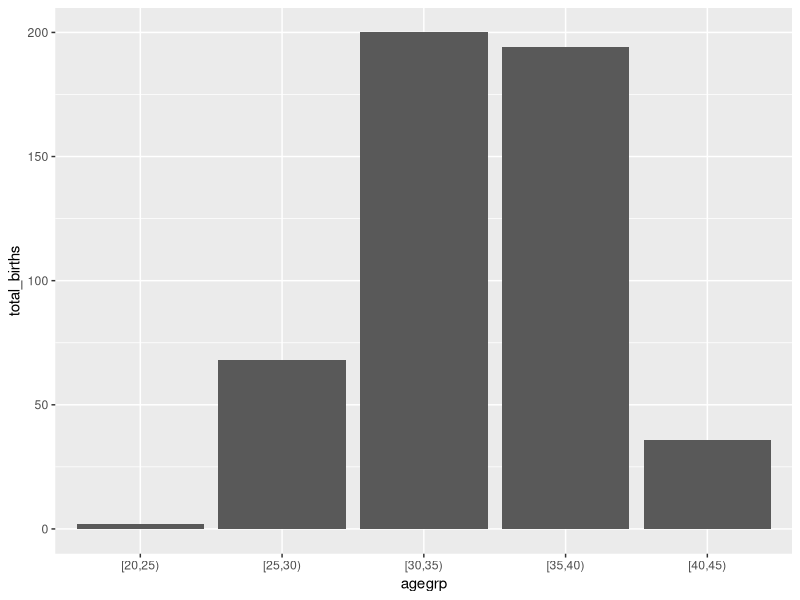
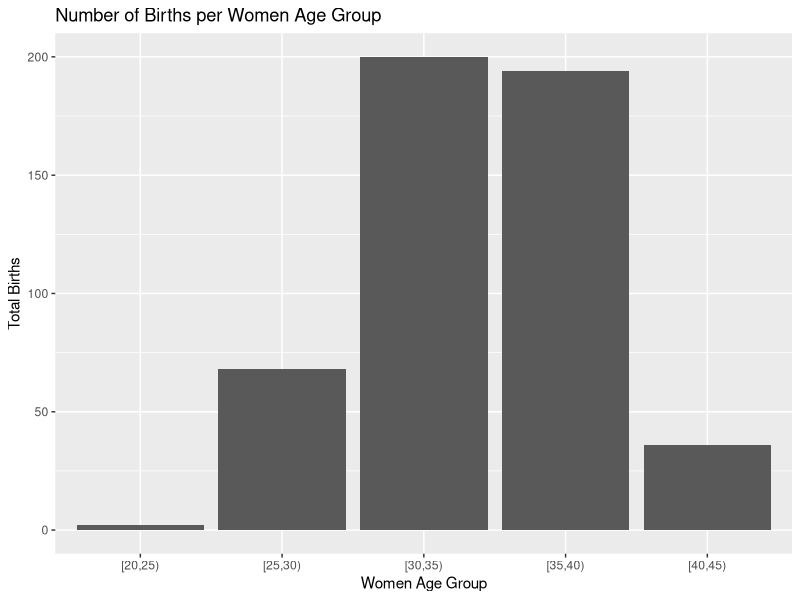

The R source for these figures, in order:
## ----include=FALSE------------------------------------------------------------
knitr::opts_chunk$set(results = "markup", prefix.string = "./graph/tidyverse")


## -----------------------------------------------------------------------------
library(Epi)
suppressPackageStartupMessages(library(tidyverse))
data(births)


## -----------------------------------------------------------------------------
class(births)
head(births)


## -----------------------------------------------------------------------------
str(births)


## -----------------------------------------------------------------------------
births_tbl <- as_tibble(births)

class(births_tbl)
births_tbl

# another way to visualize data set is to use glimpse function
glimpse(births_tbl)


## -----------------------------------------------------------------------------
head(births, 4)
births |> head(4)


## -----------------------------------------------------------------------------
4 %>% head(births, .)


## -----------------------------------------------------------------------------
4 |> head(births, pos=_)


## -----------------------------------------------------------------------------
births_tbl <-
  births_tbl |>
  mutate(
    # modify hyp varible (conversion into factor)
    hyp = 
      factor(
        hyp, 
        levels = c(0, 1), 
        labels = c("normal", "hyper")
      ),
    # creating a new variable aggrep
    agegrp = 
      cut(
        matage, 
        breaks = c(20, 25, 30, 35, 40, 45), 
        right = FALSE
      ),
    # modify sex variable (conversion into factor)
    sex = 
      factor(
        sex, 
        levels = c(1, 2), 
        labels = c("M", "F")
      ),
    # creating a new variable gest4 with case_when instead of cut
    gest4 =
      case_when(
        gestwks < 25 ~ "less than 25 weeks",
        gestwks >= 25 & gestwks < 30 ~ "25-30 weeks",
        gestwks >= 30 & gestwks < 35 ~ "30-35 weeks",
        gestwks >= 35 ~ "more than 35 weeks"
      )
  )

births_tbl


## -----------------------------------------------------------------------------
births_tbl |>
  # select only id, women age group, sex 
  # and birth weight of the baby
  select(id, agegrp, sex, bweight) |>
  # keep only babies weighing more than 4000g
  filter(bweight > 4000)


## -----------------------------------------------------------------------------
births_tbl |>
  # select only id, women age group, sex 
  # and birth weight of the baby
  select(
    id,
    "Age group" = agegrp,
    Sex = sex,
    "Birth weight" = bweight
  ) |>
  # rearrange rows to put the heaviest newborn on top
  arrange(desc(`Birth weight`))


## -----------------------------------------------------------------------------
births_tbl |>
  # select only id, women age group, sex 
  # and birth weight of the baby
  select(
    id,
    "Age group" = agegrp,
    Sex = sex,
    "Birth weight" = bweight
  ) |>
  # rearrange rows to put the heaviest newborn on top
  arrange(Sex, desc(`Birth weight`))


## -----------------------------------------------------------------------------
births.01 <-
  births_tbl |>
  # group the data according to the sex attribute
  group_by(sex) |>
  # count the number of rows/individuals in each group
  summarise(
    count = n()
  )
births.01


## -----------------------------------------------------------------------------
births.02 <-
  births.01 |>
  mutate(
    percent = count / sum(count) * 100
  )


## -----------------------------------------------------------------------------
births.03 <-
  births_tbl |>
  select(gest4, sex, gestwks, bweight, matage) |>
  group_by(gest4, sex) |>
  summarise(
    across(
      where(is.numeric),
      ~ mean(.x, na.rm = TRUE)
    ),
    .groups = "drop"
  )
births.03


## -----------------------------------------------------------------------------
births.03 |>
  rename_with(toupper, where(~ !is.numeric(.x)))


## -----------------------------------------------------------------------------
births.05 <-
  births_tbl |>
  group_by(sex) |>
  summarise(
    count = n(),
    bweight.mean = mean(bweight)
  )
births.05


## -----------------------------------------------------------------------------
births.05 |>
  summarise(
    count.tot = sum(count),
    bweight.mean.tot = weighted.mean(bweight.mean, count)
  )

# this is equivalent to
births_tbl |>
  summarise(
    count.tot = n(),
    bweight.mean.tot = mean(bweight)
  )


## -----------------------------------------------------------------------------
births.06 <-
  births_tbl |>
  group_by(sex, lowbw) |>
  summarise(
    count = n()
  )
births.06


## -----------------------------------------------------------------------------
births.06 |>
  mutate(
    percent = count / sum(count) * 100
  )

births.06 |>
  ungroup() |>
  mutate(
    percent = count / sum(count) * 100
  )


## ----message = FALSE----------------------------------------------------------
# this tibble will still be grouped by sex
births_tbl |>
  group_by(sex, lowbw) |>
  summarise(
    count = n()
  )

# this tibble will be group free
births_tbl |>
  group_by(sex, lowbw) |>
  summarise(
    count = n(),
    .groups = "drop"
  )


## -----------------------------------------------------------------------------
births_tbl |>
  group_by(gest4) |>
  summarise(
    count = n(),
    bweight.mean = mean(bweight)
  )


## -----------------------------------------------------------------------------
births_tbl |>
  # keep only the newborn with defined gesational time category
  filter(
    !is.na(gest4)
  ) |>
  group_by(lowbw, gest4) |>
  # compute the number of babies in each cross category
  summarise(
    count = n()
  ) |>
  # compute the percentage of babies in each gestational 
  # time category per birth weight category
  mutate(
    percent = count / sum(count, na.rm = TRUE)
  )


## -----------------------------------------------------------------------------
births_tbl |>
  filter(
    !is.na(gest4)
  ) |>
  group_by(gest4, lowbw) |>
  summarise(
    count = n()
  ) |>
  # compute the percentage of babies in each birth weight category
  # per gestational time category
  mutate(
    percent = count / sum(count, na.rm = TRUE)
  )


## -----------------------------------------------------------------------------
age <-
  tibble(
    pid = 1:6,
    age = sample(15:25, size = 6, replace = TRUE)
  )

center <-
  tibble(
    pid = c(1, 2, 3, 4, 10),
    center = c("A", "B", "A", "B", "C")
  )

age
center


## -----------------------------------------------------------------------------
bind_rows(age, center)


## -----------------------------------------------------------------------------
# all individuals from ages are kept
left_join(age, center, by = c("pid"))
# everithing is kept
full_join(age, center, by = c("pid"))
# only the individuals present in both dataset are kept
inner_join(age, center, by = c("pid"))


## -----------------------------------------------------------------------------
inner_join(age, center, by = c("pid")) |>
  group_by(center) |>
  summarise(
    mean_age = mean(age)
  )


## -----------------------------------------------------------------------------
birth_per_ageg <- births_tbl |>
  group_by(agegrp) |>
  summarise(total_births = n())


## -----------------------------------------------------------------------------
(gg.01 <-
  ggplot(birth_per_ageg, aes(x = agegrp, y = total_births)) +
  geom_bar(stat = "identity"))


## -----------------------------------------------------------------------------
(gg.02 <-
  gg.01 +
  xlab("Women Age Group") +
  ylab("Total Births") +
  ggtitle("Number of Births per Women Age Group"))


## -----------------------------------------------------------------------------
birth_per_ageg

birth_per_ageg_wide <-
  birth_per_ageg |>
  pivot_wider(
    names_from = "agegrp", 
    values_from = "total_births"
  )

birth_per_ageg_wide


## -----------------------------------------------------------------------------
birth_per_ageg_long <-
  birth_per_ageg_wide |>
  pivot_longer(
    cols = 1:5, 
    names_to = "agegrp", 
    values_to = "total_births"
  )

birth_per_ageg_long


## -----------------------------------------------------------------------------
identical(birth_per_ageg, birth_per_ageg_long)


## -----------------------------------------------------------------------------
birth_per_ageg_long_02 <-
  birth_per_ageg_long |>
  mutate(agegrp = as.factor(agegrp))

identical(birth_per_ageg, birth_per_ageg_long_02)


## ----reults = 'hide'----------------------------------------------------------
# read a csv using core R
fem.csv.core <- read.csv("data/fem.csv")
# read a csv using tidyverse
fem.csv.tidy <- read_csv("data/fem.csv")
# compare
fem.csv.core
fem.csv.tidy
# table dimensions
dim(fem.csv.core)
dim(fem.csv.tidy)
# compare column types
map(fem.csv.core, class)
map(fem.csv.tidy, class)


## -----------------------------------------------------------------------------
# read a csv using core R
occoh.txt.core <- read.table("data/occoh.txt")
# read a csv using tidyverse
occoh.txt.tidy <- read_table("data/occoh.txt")
occoh.txt.tidy <- read_table("data/occoh.txt")
# compare
occoh.txt.core
occoh.txt.tidy
# table dimensions
dim(occoh.txt.core)
dim(occoh.txt.tidy)
# compare column types
map(occoh.txt.core, class)
map(occoh.txt.tidy, class)


## -----------------------------------------------------------------------------
countries <- 
  c("Estonia", "Finland", "Denmark", "United Kingdom", "France")


## -----------------------------------------------------------------------------
country_initials <- str_sub(countries, start = 1, end = 3)


## -----------------------------------------------------------------------------
countries_upper <- str_to_upper(countries)


## -----------------------------------------------------------------------------
countries_modified <- str_replace(countries, "United", "Utd")


## -----------------------------------------------------------------------------
a_positions <- str_locate_all(countries, "n")


## -----------------------------------------------------------------------------
character_counts <- str_length(countries)


## -----------------------------------------------------------------------------
# define the grade dataset
grades <-
  list(
    c1 = c(80, 85, 90),
    c2 = c(75, 70, 85, 88),
    c3 = c(90, 85, 95)
  )
# compute grades
mean_grades <- map(grades, mean)


## -----------------------------------------------------------------------------
map(grades, mean)
map_dbl(grades, mean)


## ----error=TRUE---------------------------------------------------------------
try({
map_chr(grades, mean)
})


## -----------------------------------------------------------------------------
map_df(grades, mean)


## -----------------------------------------------------------------------------
1:10 |> purrr::reduce(`*`)
1:10 |> purrr::accumulate(`*`)


## ----eval=FALSE---------------------------------------------------------------
# # if(!require(kableExtra)) install.packages('kableExtra')
# library(kableExtra)
# 
# births.08 <-
#   births_tbl |>
#   filter(
#     !is.na(gest4)
#   ) |>
#   group_by(gest4) |>
#   summarise(
#     N = n()
#   ) |>
#   mutate(
#     `(%)` = (N / sum(N)) |> scales::percent()
#   )
# 
# # default
# births.08
# 
# # create an html version of the table and save it on the hard drive
# births.08 |>
#   kable() |>
#   kable_styling(
#     bootstrap_options =
#       c("striped", "hover", "condensed", "responsive"),
#     full_width = FALSE
#   ) |>
#   save_kable(file = "births.08.html", self_contained = TRUE)


## ----echo=FALSE, eval=FALSE---------------------------------------------------
# # trick to create dplyr-s.rnw file.
# # this part have to be lauch manually
# dplyr_e.path <- "~/OneDrive - IARC/PROJECT/_SPE/SPE/pracs/tidyverse-e.rnw"
# dplyr_e <- readLines(dplyr_e.path)
# dplyr_s <- purrr::map_chr(dplyr_e, ~ sub("results='hide'", "", .x))
# writeLines(dplyr_s, sub("-e.rnw$", "-s.rnw", dplyr_e.path))
